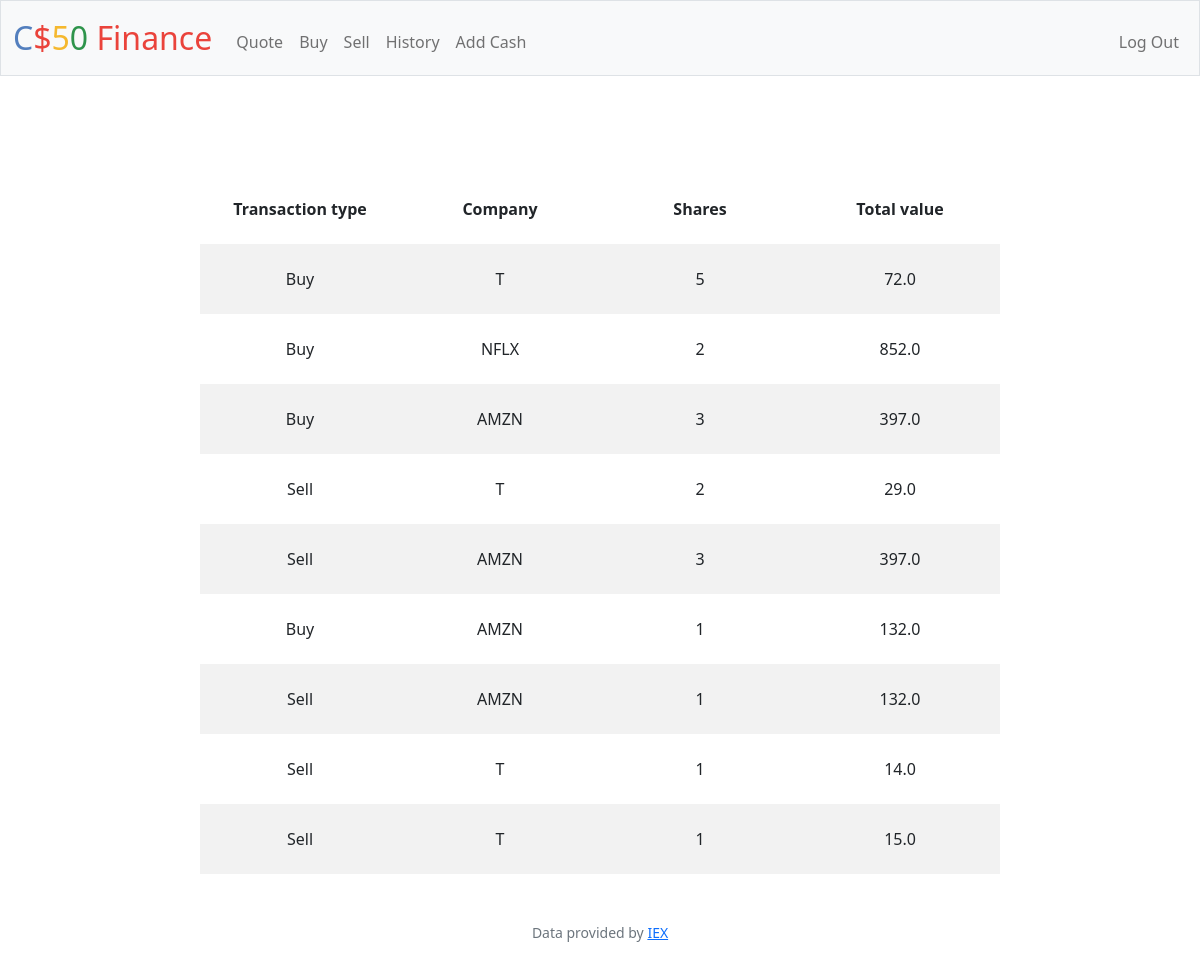
Screenshot of /history (signed in) with the database file from the repository.
### tables this page shows
CREATE TABLE history ( username TEXT NOT NULL, transaction_type TEXT NOT NULL, Company TEXT NOT NULL, shares INTEGER NOT NULL, total_price NUMERIC NOT NULL);

### app.py (the view)
@app.route("/history")
@login_required
def history():
    username = db.execute("SELECT username from users WHERE id = ?", session["user_id"])
    username = username[0]['username']
    history = db.execute("SELECT * from history WHERE username = ?", username)
    return render_template("history.html", history = history)

### app.py (called while the page is built)
@app.after_request
def after_request(response):
    response.headers["Cache-Control"] = "no-cache, no-store, must-revalidate"
    response.headers["Expires"] = 0
    response.headers["Pragma"] = "no-cache"
    return response

### helpers.py (called while the page is built)
def login_required(f):
    @wraps(f)
    def decorated_function(*args, **kwargs):
        if session.get("user_id") is None:
            return redirect("/login")
        return f(*args, **kwargs)
    return decorated_function

### templates/history.html (shortened to what this page needs)
{% extends "layout.html" %}
{% block main %}
<table>
    <tr>
        <th>
            Transaction type
        </th>
        <th>
            Company
        </th>
        <th>
            Shares
        </th>
        <th>
            Total value
        </tr>
    {% for each in history %}
        <tr>
            <td>{{ each["transaction_type"] }}</td>
            <td>{{ each["Company"] }}</td>
            <td>{{ each["shares"] }}</td>
            <td >{{ each["total_price"] | round }}</td>
        </tr>
    {% endfor %}
</table>
{% endblock %}

### templates/layout.html (shortened to what this page needs)
<!DOCTYPE html>
<html lang="en">
    <head>
        <link href="https://cdn.jsdelivr.net/npm/bootstrap@5.1.3/dist/css/bootstrap.min.css" rel="stylesheet">
        <link href="/static/styles.css" rel="stylesheet">
    </head>
    <body>
        <nav class="bg-light border navbar navbar-expand-md navbar-light">
            <div class="container-fluid">
                <a class="navbar-brand" href="/"><span class="blue">C</span><span class="red">$</span><span class="yellow">5</span><span class="green">0</span> <span class="red">Finance</span></a>
                <div class="collapse navbar-collapse" id="navbar">
                    {% if session["user_id"] %}
                        <ul class="navbar-nav me-auto mt-2">
                            <li class="nav-item"><a class="nav-link" href="/quote">Quote</a></li>
                            <li class="nav-item"><a class="nav-link" href="/buy">Buy</a></li>
                            <li class="nav-item"><a class="nav-link" href="/sell">Sell</a></li>
                            <li class="nav-item"><a class="nav-link" href="/history">History</a></li>
                            <li class="nav-item"><a class="nav-link" href="/addcash">Add Cash</a></li>
                        </ul>
                        <ul class="navbar-nav ms-auto mt-2">
                            <li class="nav-item"><a class="nav-link" href="/logout">Log Out</a></li>
                        </ul>
                    {% else %}
                        <ul class="navbar-nav ms-auto mt-2">
                            <li class="nav-item"><a class="nav-link" href="/register">Register</a></li>
                            <li class="nav-item"><a class="nav-link" href="/login">Log In</a></li>
                        </ul>
                    {% endif %}
                </div>
            </div>
        </nav>
        <main class="container-fluid py-5 text-center">
            {% block main %}{% endblock %}
        </main>
        <footer class="mb-5 small text-center text-muted">
            Data provided by <a href="https://iexcloud.io/">IEX</a>
        </footer>
    </body>
</html>

### static/styles.css (style rules this page uses)
nav .navbar-brand { font-size: xx-large; }
nav .navbar-brand .blue { color: #537fbe; }
nav .navbar-brand .red { color: #ea433b; }
nav .navbar-brand .yellow { color: #f5b82e; }
nav .navbar-brand .green { color: #2e944b; }
td, th { padding: 7px; width: 200px; height: 70px; }
table { margin-top: 50px; margin-left: auto; margin-right: auto; }
tr:nth-of-type(even) { background-color: #f2f2f2; }

### rows the page displays
history: transaction_type "Buy", Company "T", shares "5", total_price "72.0"
history: transaction_type "Buy", Company "NFLX", shares "2", total_price "852.0"
history: transaction_type "Buy", Company "AMZN", shares "3", total_price "397.0"
history: transaction_type "Sell", Company "T", shares "2", total_price "29.0"
history: transaction_type "Sell", Company "AMZN", shares "3", total_price "397.0"
history: transaction_type "Buy", Company "AMZN", shares "1", total_price "132.0"
history: transaction_type "Sell", Company "AMZN", shares "1", total_price "132.0"
history: transaction_type "Sell", Company "T", shares "1", total_price "14.0"
history: transaction_type "Sell", Company "T", shares "1", total_price "15.0"
